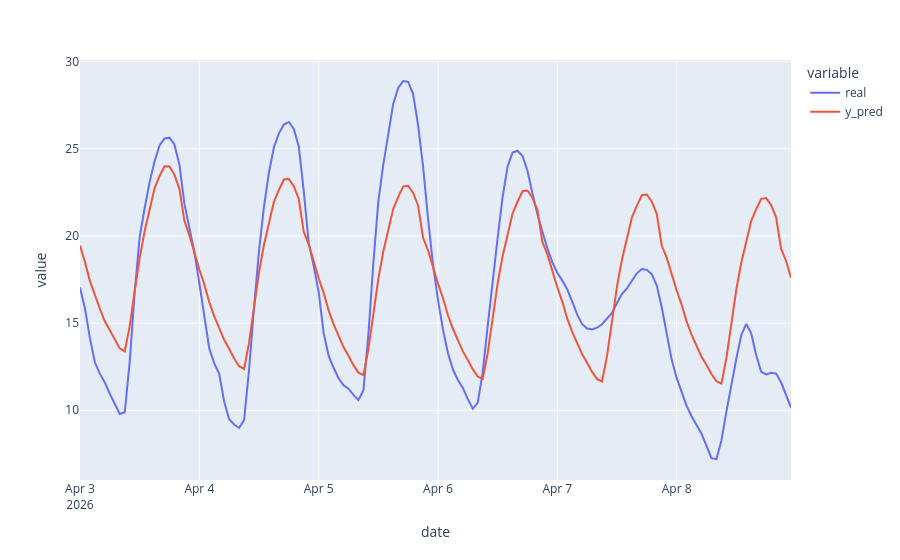

Notebook code cell kept with this figure:
### Code cell
import plotly.express as px

px.line(df_pred, x='date', y=['real','y_pred'])

### Figure 1 — Plotly figure (JSON) as saved in the notebook; plotly's stock layout.template omitted (floating-point values rounded to 4 significant figures; data arrays with more than 128 entries replaced by an {"elided": "..."} marker saying what was removed)
{"data": [{"hovertemplate": "variable=real<br>date=%{x}<br>value=%{y}<extra></extra>", "legendgroup": "real", "line": {"color": "#636efa", "dash": "solid"}, "marker": {"symbol": "circle"}, "mode": "lines", "name": "real", "orientation": "v", "showlegend": true, "type": "scatter", "x": {"elided": "144 str values"}, "xaxis": "x", "y": {"elided": "144 float values"}, "yaxis": "y"}, {"hovertemplate": "variable=y_pred<br>date=%{x}<br>value=%{y}<extra></extra>", "legendgroup": "y_pred", "line": {"color": "#EF553B", "dash": "solid"}, "marker": {"symbol": "circle"}, "mode": "lines", "name": "y_pred", "orientation": "v", "showlegend": true, "type": "scatter", "x": {"elided": "144 str values"}, "xaxis": "x", "y": {"elided": "144 float values"}, "yaxis": "y"}], "layout": {"legend": {"title": {"text": "variable"}, "tracegroupgap": 0}, "margin": {"t": 60}, "xaxis": {"anchor": "y", "domain": [0, 1], "title": {"text": "date"}}, "yaxis": {"anchor": "x", "domain": [0, 1], "title": {"text": "value"}}}}
